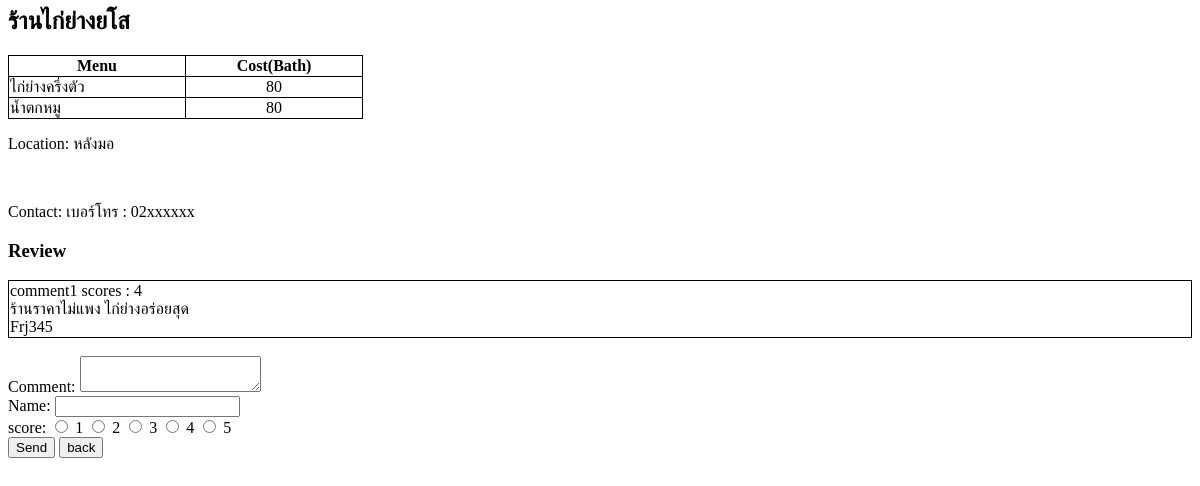
The page /foods/1/detail/ on the database as committed earlier.
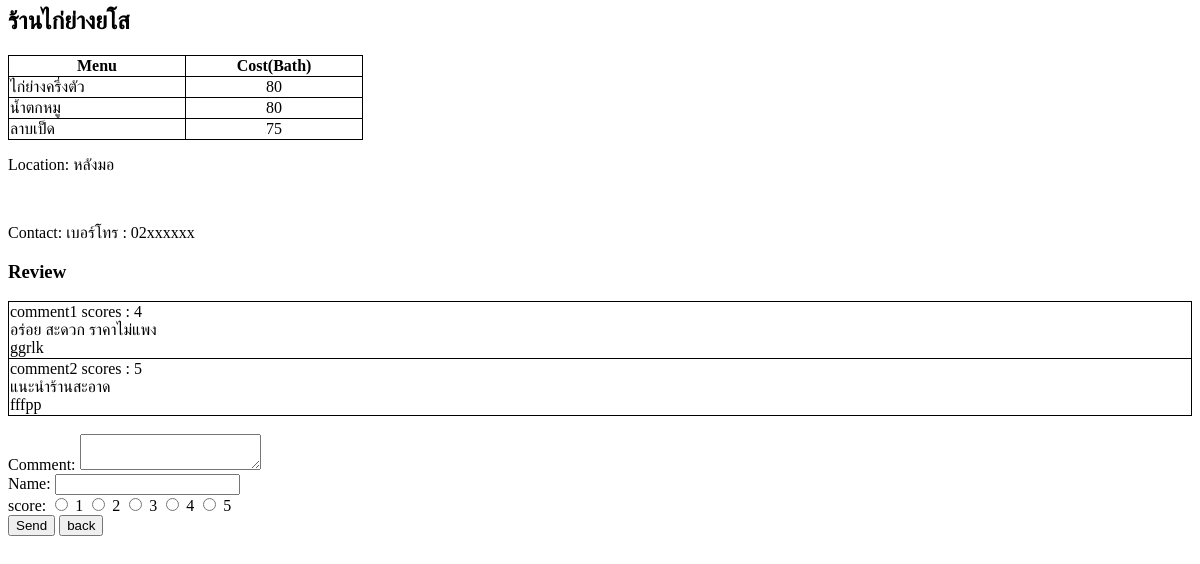
The same page on the database as committed later.
### foods/models.py (models this page shows, shortened)
class Restaurant(models.Model):
    restaurant_text = models.CharField(max_length=200)
    category = models.ForeignKey(Category, on_delete=models.CASCADE, null=True)
    location = models.TextField(null=True)
    contact = models.TextField(null=True)
    average_scores = models.IntegerField(default=0)
    average_cost = models.IntegerField(default=0)

class Menu(models.Model):
    restaurant = models.ForeignKey(Restaurant, on_delete=models.CASCADE)
    menu_text = models.CharField(max_length=100)
    cost = models.IntegerField(default=0)

class Review(models.Model):
    restaurant = models.ForeignKey(Restaurant, on_delete=models.CASCADE)
    review_text = models.TextField(null=True)
    username = models.CharField(max_length=100)
    scores = models.IntegerField(default=0)

### foods/views.py (the view)
# urls.py: path('<int:restaurant_id>/detail/', views.detail, name='detail'),
def detail(request,restaurant_id):
    restaurant = get_object_or_404(Restaurant,pk=restaurant_id)
    return render(request,'foods/detail.html',{'restaurant':restaurant,'range': range(0,5),})

### foods/templates/foods/detail.html (shortened to what this page needs)
<h2>{{restaurant.restaurant_text}}</h2>
<table width="30%">
     <tr>
         <th>Menu</th>
         <th>Cost(Bath)</th>
     </tr>
{% for menu in restaurant.menu_set.all %}
    <tr><td>{{menu.menu_text}}</td><td><center>{{menu.cost}}</center></td></tr>
{% endfor %}
</table>
<p>Location: {{restaurant.location}}</p><br>
<p>Contact: {{restaurant.contact}}</p>
<h3>Review</h3>
<table width="100%">
{% for review in restaurant.review_set.all %}
     <tr><td>comment{{ forloop.counter }} scores : {{review.scores}}<br>{{review.review_text}}<br>{{review.username}}</td></tr>
{% endfor %}
</table><br>
<form action="{% url 'review' restaurant.id%}" method="post" >
Comment:
<textarea name=review></textarea><br>
Name: <input type="text" name="username"><br>
score:
{% for i in range %}
     <input type="radio" name="score" id="score{{ forloop.counter }}" value="{{ forloop.counter }}">
     <label for="score{{ forloop.counter }}">{{ forloop.counter }}</label>
{% endfor %}
<br>
<input type="submit" value="Send">
<input type="submit" formaction="{% url 'index'%}" value="back">
</form>

### foods/templates/foods/detail.html (style rules this page uses)
table, th ,td { border:1px solid black; border-collapse: collapse; }

Rows that differ between the two databases and show on the page:
removed Review: scores "4", review_text "ร้านราคาไม่แพง ไก่ย่างอร่อยสุด", username "Frj345"
added Menu: menu_text "ลาบเป็ด", cost "75"
added Review: scores "4", review_text "อร่อย สะดวก ราคาไม่แพง", username "ggrlk"
added Review: scores "5", review_text "แนะนำร้านสะอาด", username "fffpp"
